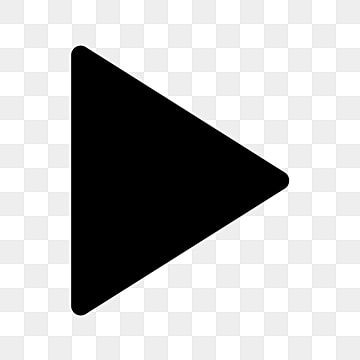
#> input picture gd/menu_images/play_button.jpeg, 360 x 360 px, found by its file name
$ python test.py
#> lines starting #> are read from the running program, lines starting #| are printed output that depends on the picture
from PIL import Image

# Load the image
image = Image.open('gd/assets/play_button.jpeg')
#> image is the input picture: PIL image 360x360 L; min 0, max 255, mean 185.3

# Resize the image to a smaller size for better ASCII representation
width, height = image.size
#> width = 360; height = 360
aspect_ratio = height / width
#> aspect_ratio = 1
new_width = 100
new_height = int(aspect_ratio * new_width * 0.55)  # Adjust aspect ratio
#> new_height = 55
image = image.resize((new_width, new_height))
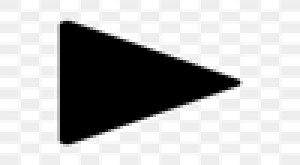
#> image: PIL image 100x55 L (shown 3 times larger); min 0, max 255, mean 185.2

# Convert the image to grayscale
image = image.convert("L")

# Define the ASCII characters to represent different shades of gray
ascii_chars = "@%#*+=-:. "

# Convert each pixel to an ASCII character based on its brightness
ascii_image = ""
pixels = image.getdata()
for pixel_value in pixels:
    ascii_image += ascii_chars[pixel_value // 32]
#> this loop made 5500 passes
#> (pixel_value, ascii_image) on passes 1 to 3: (238, ':'), (238, '::'), (238, ':::')

# Split the ASCII image into lines
ascii_image_lines = [ascii_image[i:i+new_width] for i in range(0, len(ascii_image), new_width)]
#> ascii_image_lines = 55 items

# Print the ASCII image to the terminal
for line in ascii_image_lines:
    print(line)
#> this loop made 55 passes
